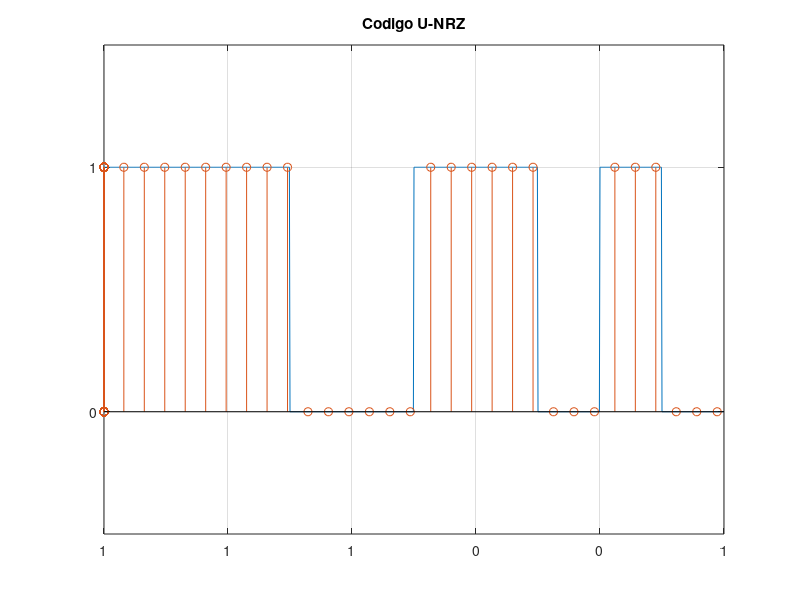
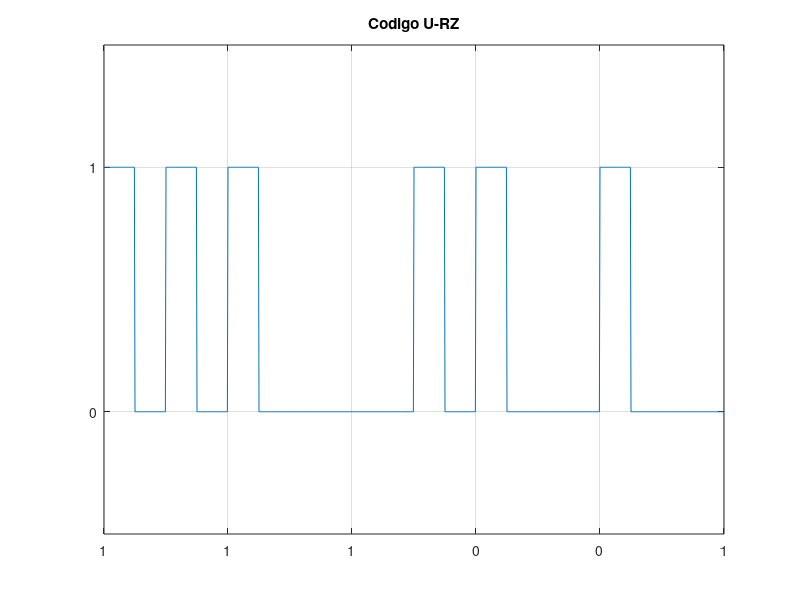
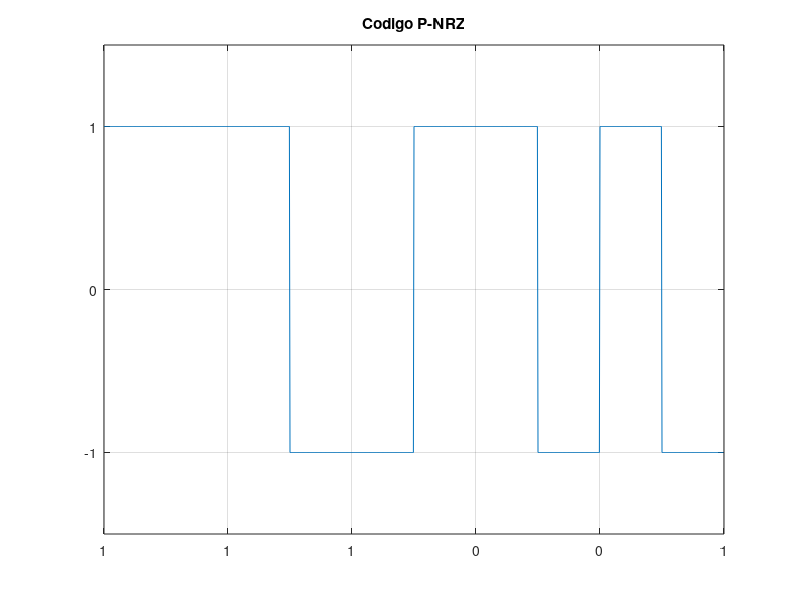
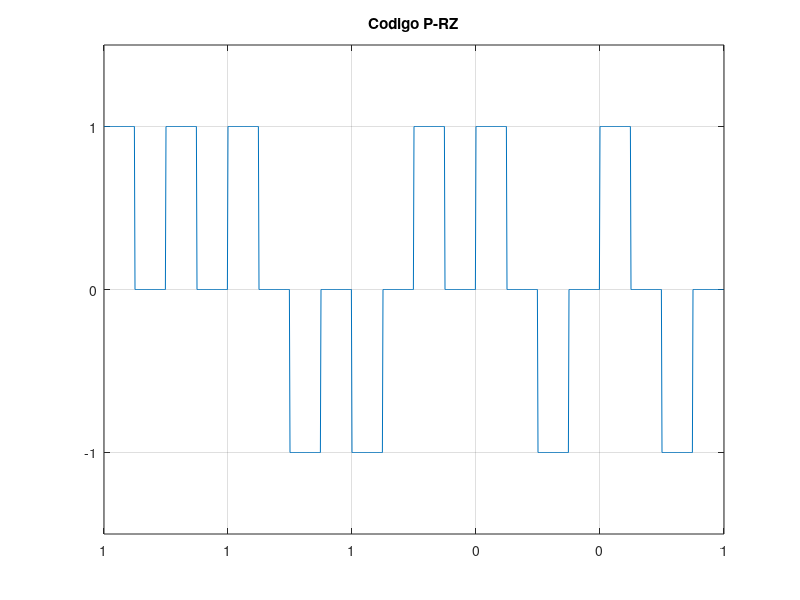

MATLAB code for these plots, in order:
clc;
clear all;
close all;

ts=1/100;
Tb=1;
N=10;
t=0:ts:N*Tb-ts;
s1=ones(1,100);
td=[];
for nn=1:length(t)
    if(mod(nn,33)==0)
        td(nn)=t(nn);
    else
        td(nn)=0;
    end
end

bitsu=randi([0 1], 1,10);
bitsp=bitsu;
bitsp(bitsp==0)=-1;
bitsg=bitsp;
bitsg(bitsg==-1)=0;

%% U-NRZ
unrz=[];
for n=1:length(bitsu)
    unrz=[unrz s1*bitsu(n)];
end
figure(1);
plot(t, unrz);
hold on;
stem(td, unrz);
title('Codigo U-NRZ');
axis([0, N -.5 1.5]);
set(gca,'YTick', [0 1])
set(gca,'xticklabel',bitsu.')
grid on;

%% U-RZ
urz=[];
for n=1:N
    if(bitsu(n)==1)
        urz=[urz s1(1:50)*bitsu(n)];
        urz=[urz s1(51:100)*0];
    else
        urz=[urz s1(1:50)*bitsu(n)];
        urz=[urz s1(51:100)*bitsu(n)];
    end
end
figure(2);
plot(t, urz);
title('Codigo U-RZ');
axis([0, N -.5 1.5]);
set(gca,'YTick', [0 1])
set(gca,'xticklabel',bitsu.')
grid on;

%% P-NRZ
pnrz=[];
for n=1:N
    pnrz=[pnrz s1*bitsp(n)];
end
figure(3);
plot(t, pnrz);
title('Codigo P-NRZ');
axis([0, N -1.5 1.5]);
set(gca,'YTick', [-1 0 1])
set(gca,'xticklabel',bitsg.')
grid on;

%% P-RZ
prz=[];
for n=1:N
    if(bitsp(n)==1)
        prz=[prz s1(1:50)*bitsp(n)];
        prz=[prz s1(51:100)*0];
    else
        prz=[prz s1(1:50)*bitsp(n)];
        prz=[prz s1(51:100)*0];
    end
end
figure(4);
plot(t, prz);
title('Codigo P-RZ');
axis([0, N -1.5 1.5]);
set(gca,'YTick', [-1 0 1])
set(gca,'xticklabel',bitsg.')
grid on;

%% NRZ-M
nrzm=[];
marca=bitsp(1);
for n=1:N
    if(bitsp(n)==1)
        marca=-1*marca;
    end
    nrzm=[nrzm s1*marca];
end
figure(5);
plot(t, (nrzm+1)/2);
title('Codigo NRZ-M');
axis([0, N -.5 1.5]);
set(gca,'YTick', [0 1])
set(gca,'xticklabel',bitsg.')
grid on;

%% NRZ-S
nrzs=[];
marca=bitsp(1);
for n=1:N
    if(bitsp(n)==-1)
        marca=-1*marca;
    end
    nrzs=[nrzs s1*marca];
end
figure(6);
plot(t, (nrzs+1)/2);
title('Codigo NRZ-S');
axis([0, N -.5 1.5]);
set(gca,'YTick', [0 1])
set(gca,'xticklabel',bitsg.')
grid on;

%% AMI NRZ
anrz=[];
factor=-1;
for n=1:N
    if(bitsp(n)==1)
        factor=factor*-1;
        anrz=[anrz s1*bitsp(n)*factor];
    else
        anrz=[anrz s1*bitsp(n)*0];
    end
end
figure(7);
plot(t, anrz);
title('Codigo AMI-NRZ');
axis([0, N -1.5 1.5]);
set(gca,'YTick', [-1 0 1])
set(gca,'xticklabel',bitsg.')
grid on;

%% AMI RZ
arz=[];
factor=-1;
for n=1:N
    if(bitsp(n)==1)
        factor=factor*-1;
        arz=[arz s1(1:50)*bitsp(n)*factor];
        arz=[arz s1(51:100)*0];
    else
        arz=[arz s1*bitsp(n)*0];
    end
end
figure(8);
plot(t, arz);
title('Codigo AMI-RZ');
axis([0, N -1.5 1.5]);
set(gca,'YTick', [-1 0 1])
set(gca,'xticklabel',bitsg.')
grid on;


%% Bi Fase M
s1=[ones(1,50) -1*ones(1,50)];
s2=ones(1,100);
bfm=[];
marca=bitsp(1);
for n=1:N
    marca=-1*marca;
    if(bitsp(n)==1)
        bfm=[bfm s1*bitsp(n)*marca];
        marca=-1*marca;
    else
        bfm=[bfm s2*marca];
    end
end
figure(9);
plot(t, bfm);
title('Codigo Bifase Marca');
axis([0, N -1.5 1.5]);
set(gca,'YTick', [-1 0 1])
set(gca,'xticklabel',bitsg.')
grid on;

%% Bi Fase S
s1=[-1*ones(1,50) ones(1,50)];
s2=ones(1,100);
bfs=[];
marca=bitsp(1);
for n=1:N
    marca=-1*marca;
    if(bitsp(n)==-1)
        bfs=[bfs s1*bitsp(n)*marca];
        marca=-1*marca;
    else
        bfs=[bfs s2*marca];
    end
end
figure(10);
plot(t, bfs);
title('Codigo Bifase Espacio');
axis([0, N -1.5 1.5]);
set(gca,'YTick', [-1 0 1])
set(gca,'xticklabel',bitsg.')
grid on;

%% Manchester Dif
s1=[-1*ones(1,50) ones(1,50)];
s2=ones(1,100);
bfs=[];
marca=bitsp(1);
for n=1:N
    marca=-1*marca;
    if(bitsp(n)==-1)
        bfs=[bfs s1*bitsp(n)*marca];
        marca=-1*marca;
    else
        bfs=[bfs s2*marca];
    end
end
figure(11);
plot(t-.5, bfs);
title('Macnhester Diferencial');
axis([0, N -1.5 1.5]);
set(gca,'YTick', [-1 0 1])
set(gca,'xticklabel',bitsg.')
grid on;


